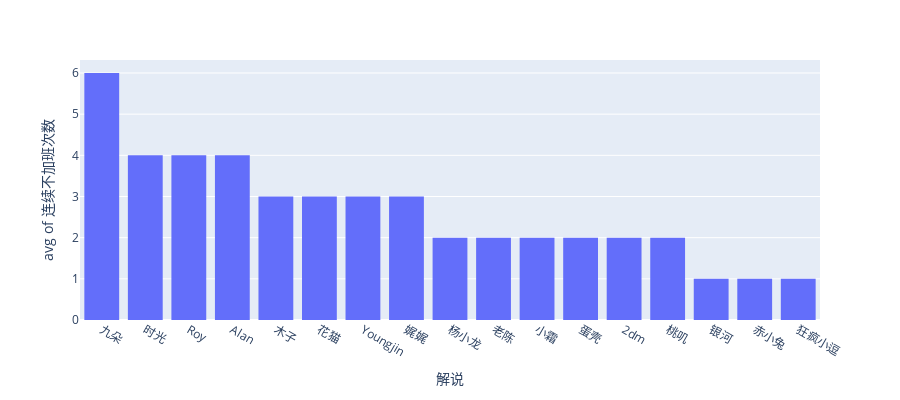

The notebook cell this image was saved under:
### Code cell
fig = px.histogram(df_names.sort_values(by='max0', ascending=False),
                    x="names", y="max0",
                    histfunc='avg',
                    labels={'names':'解说', 'max0':'连续不加班次数'},
                    height=400)
fig.show()

### Figure 1 — Plotly figure (JSON) as saved in the notebook; plotly's stock layout.template omitted (floating-point values rounded to 4 significant figures)
{"data": [{"alignmentgroup": "True", "bingroup": "x", "histfunc": "avg", "hovertemplate": "解说=%{x}<br>avg of 连续不加班次数=%{y}<extra></extra>", "legendgroup": "", "marker": {"color": "#636efa", "pattern": {"shape": ""}}, "name": "", "offsetgroup": "", "orientation": "v", "showlegend": false, "type": "histogram", "x": ["九朵", "时光", "Roy", "Alan", "木子", "花猫", "Youngjin", "娓娓", "杨小龙", "老陈", "小霜", "蛋壳", "2dm", "桃叽", "银河", "赤小兔", "狂疯小逗"], "xaxis": "x", "y": [6, 4, 4, 4, 3, 3, 3, 3, 2, 2, 2, 2, 2, 2, 1, 1, 1], "yaxis": "y"}], "layout": {"barmode": "relative", "height": 400, "legend": {"tracegroupgap": 0}, "margin": {"t": 60}, "xaxis": {"anchor": "y", "domain": [0, 1], "title": {"text": "解说"}}, "yaxis": {"anchor": "x", "domain": [0, 1], "title": {"text": "avg of 连续不加班次数"}}}}
